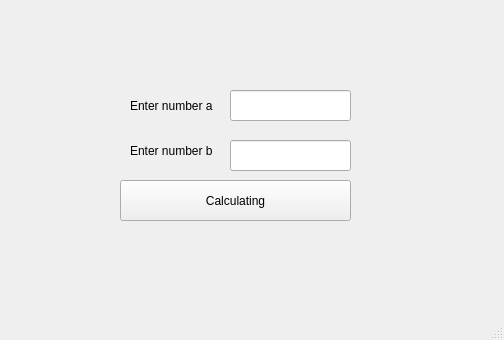
<?xml version="1.0" encoding="UTF-8"?>
<ui version="4.0">
 <class>MainWindow</class>
 <widget class="QMainWindow" name="MainWindow">
  <property name="geometry">
   <rect>
    <x>0</x>
    <y>0</y>
    <width>504</width>
    <height>340</height>
   </rect>
  </property>
  <property name="windowTitle">
   <string>MainWindow</string>
  </property>
  <widget class="QWidget" name="centralwidget">
   <widget class="QLabel" name="lblA">
    <property name="geometry">
     <rect>
      <x>130</x>
      <y>90</y>
      <width>101</width>
      <height>31</height>
     </rect>
    </property>
    <property name="text">
     <string>Enter number a</string>
    </property>
   </widget>
   <widget class="QLineEdit" name="inputA">
    <property name="geometry">
     <rect>
      <x>230</x>
      <y>90</y>
      <width>121</width>
      <height>31</height>
     </rect>
    </property>
   </widget>
   <widget class="QLabel" name="lblB">
    <property name="geometry">
     <rect>
      <x>130</x>
      <y>140</y>
      <width>101</width>
      <height>21</height>
     </rect>
    </property>
    <property name="text">
     <string>Enter number b</string>
    </property>
   </widget>
   <widget class="QLineEdit" name="inputB">
    <property name="geometry">
     <rect>
      <x>230</x>
      <y>140</y>
      <width>121</width>
      <height>31</height>
     </rect>
    </property>
   </widget>
   <widget class="QPushButton" name="btnCalculator">
    <property name="geometry">
     <rect>
      <x>120</x>
      <y>180</y>
      <width>231</width>
      <height>41</height>
     </rect>
    </property>
    <property name="text">
     <string>Calculating</string>
    </property>
   </widget>
   <widget class="QLabel" name="lblResult">
    <property name="geometry">
     <rect>
      <x>120</x>
      <y>230</y>
      <width>231</width>
      <height>41</height>
     </rect>
    </property>
    <property name="text">
     <string/>
    </property>
    <property name="alignment">
     <set>Qt::AlignCenter</set>
    </property>
   </widget>
  </widget>
  <widget class="QMenuBar" name="menubar">
   <property name="geometry">
    <rect>
     <x>0</x>
     <y>0</y>
     <width>504</width>
     <height>26</height>
    </rect>
   </property>
  </widget>
  <widget class="QStatusBar" name="statusbar"/>
 </widget>
 <resources/>
 <connections/>
</ui>
